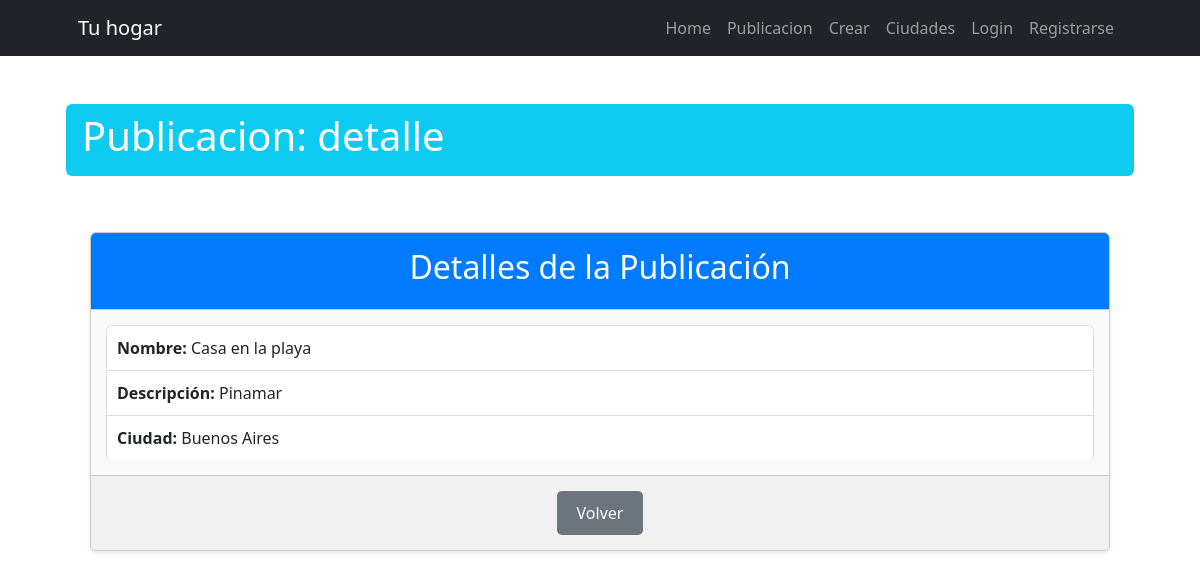
/publicacion/detail/10, run on an earlier commit of the app's database.
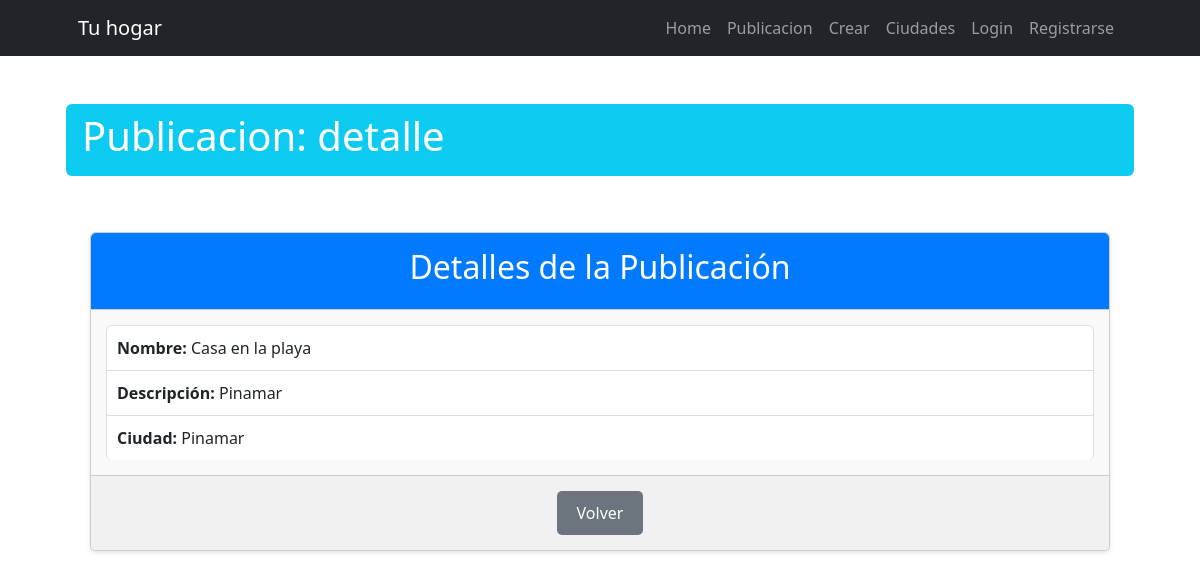
And on a later commit of the database.
### publicacion/models.py (models this page shows, shortened)
class Publicacion(models.Model):
    nombre = models.CharField(max_length=200)
    descripcion = models.CharField(max_length=600)
    ciudad = models.ForeignKey(Ciudad, on_delete=models.SET_NULL, null=True, blank=True)
    class Meta:
        verbose_name = "Publicación"
        verbose_name_plural = "Publicaciones"

class Ciudad(models.Model):
    ciudad = models.CharField(max_length=200)
    pais = models.ForeignKey(Pais, on_delete=models.SET_NULL, null=True, blank=True)
    def __str__(self) -> str:
        return self.ciudad
    class Meta:
        verbose_name = "Ciudad"
        verbose_name_plural = "Ciudades"

### publicacion/views.py (the view)
# urls.py: path("detail/<int:pk>", views.PublicacionDetail.as_view(), name="publicacion_detail"),
class PublicacionDetail(DetailView):
    model = models.Publicacion

### publicacion/templates/publicacion/publicacion_detail.html (shortened to what this page needs)
{% extends 'core/base.html' %}
{% block titulo %}
    Publicacion: detalle
{% endblock titulo %}
{% block contenido %}
    <div class="container mt-5">
        <div class="card">
            <div class="card-header">
                <h2>Detalles de la Publicación</h2>
            </div>
            <div class="card-body">
                <ul class="list-group">
                    <li class="list-group-item"><strong>Nombre:</strong> {{ object.nombre }}</li>
                    <li class="list-group-item"><strong>Descripción:</strong> {{ object.descripcion }}</li>
                    <li class="list-group-item"><strong>Ciudad:</strong> {{ object.ciudad }}</li>
                </ul>
            </div>
            <div class="card-footer text-center">
                <a href="{% url 'publicacion:publicacion_list' %}" class="btn btn-secondary">Volver</a>
            </div>
        </div>
    </div>
{% endblock contenido %}

What changed in the data, as far as the page shows it:
changed Publicacion "Casa en la playa": ciudad "Buenos Aires" → "Pinamar"
